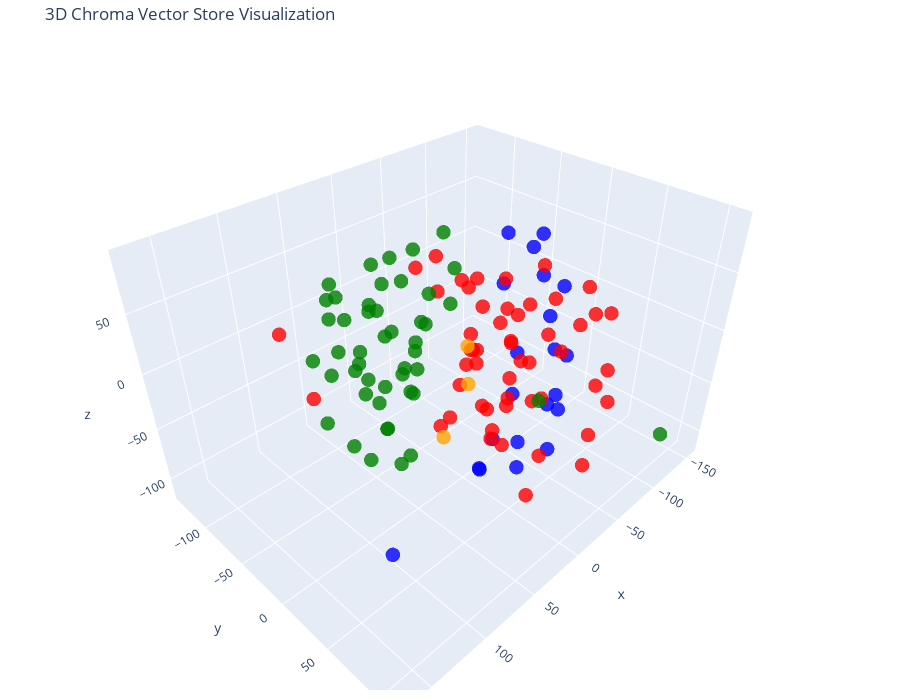

This figure's notebook cell:
### Code cell
# Visualize this in 3D 
tsne = TSNE(n_components=3, random_state=42)
reduced_vectors = tsne.fit_transform(vectors)

# Create the 3D scatter plot
fig = go.Figure(data=[go.Scatter3d(
    x=reduced_vectors[:, 0],
    y=reduced_vectors[:, 1],
    z=reduced_vectors[:, 2],
    mode='markers',
    marker=dict(size=5, color=colors, opacity=0.8),
    text=[f"Type: {t}<br>Text: {d[:100]}..." for t, d in zip(doc_types, documents)],
    hoverinfo='text'
)])

fig.update_layout(
    title='3D Chroma Vector Store Visualization',
    scene=dict(xaxis_title='x', yaxis_title='y', zaxis_title='z'),
    width=900,
    height=700,
    margin=dict(r=20, b=10, l=10, t=40)
)

fig.show()

### Figure 1 — Plotly figure (JSON) as saved in the notebook; plotly's stock layout.template omitted (floating-point values rounded to 4 significant figures)
{"data": [{"hoverinfo": "text", "marker": {"color": ["blue", "blue", "blue", "blue", "blue", "blue", "blue", "blue", "blue", "blue", "blue", "blue", "blue", "blue", "blue", "blue", "blue", "blue", "blue", "blue", "blue", "red", "red", "red", "red", "red", "red", "red", "red", "red", "red", "red", "red", "red", "red", "red", "red", "red", "red", "red", "red", "red", "red", "red", "red", "red", "red", "red", "red", "red", "red", "red", "red", "red", "red", "red", "red", "red", "red", "red", "red", "red", "red", "red", "red", "red", "red", "red", "red", "red", "red", "red", "red", "orange", "orange", "orange", "green", "green", "green", "green", "green", "green", "green", "green", "green", "green", "green", "green", "green", "green", "green", "green", "green", "green", "green", "green", "green", "green", "green", "green", "green", "green", "green", "green", "green", "green", "green", "green", "green", "green", "green", "green", "green", "green", "green", "green", "green", "green", "green", "green", "green", "green", "green"], "opacity": 0.8, "size": 5}, "mode": "markers", "text": ["Type: products<br>Text: # Product Summary\n\n# Rellm: AI-Powered Enterprise Reinsurance Solution\n\n## Summary\n\nRellm is an inno...", "Type: products<br>Text: ### Seamless Integrations\nRellm's architecture is designed for effortless integration with existing ...", "Type: products<br>Text: ### Regulatory Compliance Tools\nRellm includes built-in compliance tracking features to help organiz...", "Type: products<br>Text: Join the growing number of organizations leveraging Rellm to enhance their reinsurance processes whi...", "Type: products<br>Text: Experience the future of reinsurance with Rellm, where innovation meets reliability. Let Insurellm h...", "Type: products<br>Text: # Product Summary\n\n# Markellm\n\n## Summary\n\nMarkellm is an innovative two-sided marketplace designed ...", "Type: products<br>Text: - **User-Friendly Interface**: Designed with user experience in mind, Markellm features an intuitive...", "Type: products<br>Text: - **Customer Support**: Our dedicated support team is always available to assist both consumers and ...", "Type: products<br>Text: ### For Insurance Companies:\n- **Basic Listing Fee**: $199/month for a featured listing on the platf...", "Type: products<br>Text: ### Q3 2025\n- Initiate a comprehensive marketing campaign targeting both consumers and insurers to i...", "Type: products<br>Text: # Product Summary\n\n# Homellm\n\n## Summary\nHomellm is an innovative home insurance product developed b...", "Type: products<br>Text: ### 2. Dynamic Pricing Model\nWith Homellm's innovative dynamic pricing model, insurance providers ca...", "Type: products<br>Text: ### 5. Multi-Channel Integration\nHomellm seamlessly integrates into existing insurance platforms, pr...", "Type: products<br>Text: - **Basic Tier:** Starting at $5,000/month for small insurers with basic integration features.\n- **S...", "Type: products<br>Text: All tiers include a comprehensive training program and ongoing updates to ensure optimal performance...", "Type: products<br>Text: With Homellm, Insurellm is committed to transforming the landscape of home insurance, ensuring both ...", "Type: products<br>Text: # Product Summary\n\n# Carllm\n\n## Summary\n\nCarllm is an innovative auto insurance product developed by...", "Type: products<br>Text: - **Instant Quoting**: With Carllm, insurance companies can offer near-instant quotes to customers, ...", "Type: products<br>Text: - **Mobile Integration**: Carllm is designed to work seamlessly with mobile applications, providing ...", "Type: products<br>Text: - **Professional Tier**: $2,500/month\n  - For medium-sized companies.\n  - All Basic Tier features pl...", "Type: products<br>Text: ### Q2 2025: Customer Experience Improvements\n- Launch of a new **mobile app** for end-users.\n- Intr...", "Type: contracts<br>Text: # Contract with GreenField Holdings for Markellm\n\n**Effective Date:** November 15, 2023  \n**Contract...", "Type: contracts<br>Text: ## Renewal\n1. **Automatic Renewal**: This contract will automatically renew for sequential one-year ...", "Type: contracts<br>Text: ## Features\n1. **AI-Powered Matching**: Access to advanced algorithms that connect GreenField Holdin...", "Type: contracts<br>Text: ## Support\n1. **Customer Support Access**: The Client will have access to dedicated support through ...", "Type: contracts<br>Text: **Signatures:**  \n_________________________                           _________________________  \n**...", "Type: contracts<br>Text: # Contract with Apex Reinsurance for Rellm: AI-Powered Enterprise Reinsurance Solution\n\n## Terms\n\n1....", "Type: contracts<br>Text: ## Renewal\n\n1. **Automatic Renewal**: This Agreement will automatically renew for successive one-yea...", "Type: contracts<br>Text: 2. **Seamless Integrations**: The architecture of Rellm allows for easy integration with existing sy...", "Type: contracts<br>Text: 1. **Technical Support**: Provider shall offer dedicated technical support to the Client via phone, ...", "Type: contracts<br>Text: **Insurellm, Inc.**  \n_____________________________  \nAuthorized Signature   \nDate: ________________...", "Type: contracts<br>Text: # Contract with Greenstone Insurance for Homellm\n\n---\n\n## Terms\n\n1. **Parties**: This Contract (\"Agr...", "Type: contracts<br>Text: 4. **Payment Terms**: \n   - The Customer shall pay an amount of $10,000 per month for the Standard T...", "Type: contracts<br>Text: ---\n\n## Features\n\n- **AI-Powered Risk Assessment**: Customer will have access to enhanced risk evalu...", "Type: contracts<br>Text: - **Customer Portal**: A dedicated portal will be provided, allowing the Customer's clients to manag...", "Type: contracts<br>Text: ______________________________  \n[Name], [Title]  \nDate: ______________________\n\n**For Greenstone In...", "Type: contracts<br>Text: # Contract with Roadway Insurance Inc. for Carllm\n\n---\n\n## Terms\n\n1. **Agreement Effective Date**: T...", "Type: contracts<br>Text: ---\n\n## Renewal\n\n1. **Automatic Renewal**: This agreement will automatically renew for an additional...", "Type: contracts<br>Text: ---\n\n## Features\n\n1. **Access to Core Features**: Roadway Insurance Inc. will have access to all Pro...", "Type: contracts<br>Text: ---\n\n## Support\n\n1. **Technical Support**: Roadway Insurance Inc. will receive priority technical su...", "Type: contracts<br>Text: # Contract with Stellar Insurance Co. for Rellm\n\n## Terms\nThis contract is made between **Insurellm*...", "Type: contracts<br>Text: ### Termination\nEither party may terminate this agreement with a **30-day written notice**. In the e...", "Type: contracts<br>Text: ## Features\nStellar Insurance Co. will receive access to the following features of the Rellm product...", "Type: contracts<br>Text: ## Support\nInsurellm provides Stellar Insurance Co. with the following support services:\n\n- **24/7 T...", "Type: contracts<br>Text: # Contract with TechDrive Insurance for Carllm\n\n**Contract Date:** October 1, 2024  \n**Contract Dura...", "Type: contracts<br>Text: ## Renewal\n\n1. **Automatic Renewal**: This contract shall automatically renew for additional one-yea...", "Type: contracts<br>Text: ## Support\n\n1. **Customer Support**: Insurellm will provide 24/7 customer support to TechDrive Insur...", "Type: contracts<br>Text: **TechDrive Insurance Representative:**  \nName: Sarah Johnson  \nTitle: Operations Director  \nDate: _...", "Type: contracts<br>Text: # Contract with Belvedere Insurance for Markellm\n\n## Terms\nThis Contract (\"Agreement\") is made and e...", "Type: contracts<br>Text: ## Renewal\n1. **Renewal Terms**: This Agreement may be renewed for additional one-year terms upon mu...", "Type: contracts<br>Text: ## Features\n1. **AI-Powered Matching**: Belvedere Insurance will benefit from Markellm's AI-powered ...", "Type: contracts<br>Text: ## Support\n1. **Technical Support**: Technical support will be available from 9 AM to 7 PM EST, Mond...", "Type: contracts<br>Text: **Belvedere Insurance**  \nSignature: ______________________  \nName: [Authorized Signatory]  \nTitle: ...", "Type: contracts<br>Text: # Contract with Velocity Auto Solutions for Carllm\n\n**Contract Date:** October 1, 2023  \n**Contract ...", "Type: contracts<br>Text: ## Renewal\n\n1. **Automatic Renewal**: This contract will automatically renew for successive 12-month...", "Type: contracts<br>Text: ## Support\n\n1. **Customer Support**: Velocity Auto Solutions will have access to Insurellm’s custome...", "Type: contracts<br>Text: # Contract with GreenValley Insurance for Homellm\n\n**Contract Date:** October 6, 2023  \n**Contract N...", "Type: contracts<br>Text: 4. **Confidentiality:** Both parties agree to maintain the confidentiality of proprietary informatio...", "Type: contracts<br>Text: 1. **AI-Powered Risk Assessment:** Access to advanced AI algorithms for real-time risk evaluations.\n...", "Type: contracts<br>Text: 3. **Regular Updates:** Insurellm will offer ongoing updates and enhancements to the Homellm platfor...", "Type: contracts<br>Text: # Contract with EverGuard Insurance for Rellm: AI-Powered Enterprise Reinsurance Solution\n\n**Contrac...", "Type: contracts<br>Text: 4. **Usage Rights**: EverGuard Insurance is granted a non-exclusive, non-transferable license to acc...", "Type: contracts<br>Text: 1. **Core Functionality**: Rellm provides EverGuard Insurance with advanced AI-driven analytics, sea...", "Type: contracts<br>Text: 1. **Customer Support**: Insurellm will provide EverGuard Insurance with 24/7 customer support, incl...", "Type: contracts<br>Text: ---\n\n**Signatures**  \n**For Insurellm**: __________________________  \n**Name**: John Smith  \n**Title...", "Type: contracts<br>Text: # Contract with BrightWay Solutions for Markellm\n\n**Contract Date:** October 5, 2023  \n**Contract ID...", "Type: contracts<br>Text: 3. **Service Level Agreement (SLA):**  \n   Insurellm commits to a 99.9% uptime for the platform with...", "Type: contracts<br>Text: 2. **Real-Time Quote Availability:**  \n   Consumers sourced via BrightWay Solutions will receive rea...", "Type: contracts<br>Text: 3. **Training and Onboarding:**  \n   Insurellm agrees to provide one free training session on how to...", "Type: contracts<br>Text: # Contract with Pinnacle Insurance Co. for Homellm\n\n## Terms\nThis contract (\"Contract\") is entered i...", "Type: contracts<br>Text: ## Renewal\n1. **Renewal Terms**: At the end of the initial term, this Contract shall automatically r...", "Type: contracts<br>Text: ## Features\n1. **AI-Powered Risk Assessment**: Utilized for tailored underwriting decisions specific...", "Type: contracts<br>Text: ## Support\n1. **Technical Support**: Insurellm shall provide 24/7 technical support via an email and...", "Type: company<br>Text: # Overview of Insurellm\n\nInsurellm is an innovative insurance tech firm with 200 employees across th...", "Type: company<br>Text: # Careers at Insurellm\n\nInsurellm is hiring! We are looking for talented software engineers, data sc...", "Type: company<br>Text: # About Insurellm\n\nInsurellm was founded by Avery Lancaster in 2015 as an insurance tech startup des...", "Type: employees<br>Text: # HR Record\n\n# Alex Chen\n\n## Summary\n- **Date of Birth:** March 15, 1990  \n- **Job Title:** Backend ...", "Type: employees<br>Text: ## Annual Performance History\n- **2020:**  \n  - Completed onboarding successfully.  \n  - Met expecta...", "Type: employees<br>Text: ## Compensation History\n- **2020:** Base Salary: $80,000  \n- **2021:** Base Salary Increase to $90,0...", "Type: employees<br>Text: Alex Chen continues to be a vital asset at Insurellm, contributing significantly to innovative backe...", "Type: employees<br>Text: # HR Record\n\n# Oliver Spencer\n\n## Summary\n- **Date of Birth**: May 14, 1990  \n- **Job Title**: Backe...", "Type: employees<br>Text: ## Annual Performance History\n- **2018**: **3/5** - Adaptable team player but still learning to take...", "Type: employees<br>Text: ## Compensation History\n- **March 2018**: Initial salary of $80,000.\n- **July 2019**: Salary increas...", "Type: employees<br>Text: # HR Record\n\n# Emily Tran\n\n## Summary\n- **Date of Birth:** March 18, 1991  \n- **Job Title:** Digital...", "Type: employees<br>Text: - **January 2017 - May 2018**: Marketing Intern  \n  - Supported the Marketing team by collaborating ...", "Type: employees<br>Text: - **2021**:  \n  - Performance Rating: Meets Expectations  \n  - Key Achievements: Contributed to the ...", "Type: employees<br>Text: - **Professional Development Goals**:  \n  - Emily Tran aims to become a Marketing Manager within the...", "Type: employees<br>Text: # HR Record\n\n# Jordan Blake\n\n## Summary\n- **Date of Birth:** March 15, 1993  \n- **Job Title:** Sales...", "Type: employees<br>Text: ## Annual Performance History\n- **2021:** First year at Insurellm; achieved 90% of monthly targets. ...", "Type: employees<br>Text: ## Other HR Notes\n- Jordan has shown an interest in continuing education, actively participating in ...", "Type: employees<br>Text: # Avery Lancaster\n\n## Summary\n- **Date of Birth**: March 15, 1985  \n- **Job Title**: Co-Founder & Ch...", "Type: employees<br>Text: - **2010 - 2013**: Business Analyst at Edge Analytics  \n  Prior to joining Innovate, Avery worked as...", "Type: employees<br>Text: - **2018**: **Exceeds Expectations**  \n  Under Avery’s pivoted vision, Insurellm launched two new su...", "Type: employees<br>Text: - **2022**: **Satisfactory**  \n  Avery focused on rebuilding team dynamics and addressing employee c...", "Type: employees<br>Text: ## Compensation History\n- **2015**: $150,000 base salary + Significant equity stake  \n- **2016**: $1...", "Type: employees<br>Text: ## Other HR Notes\n- **Professional Development**: Avery has actively participated in leadership trai...", "Type: employees<br>Text: # HR Record\n\n# Maxine Thompson\n\n## Summary\n- **Date of Birth:** January 15, 1991  \n- **Job Title:** ...", "Type: employees<br>Text: ## Insurellm Career Progression\n- **January 2017 - October 2018**: **Junior Data Engineer**  \n  * Ma...", "Type: employees<br>Text: ## Annual Performance History\n- **2017**: *Meets Expectations*  \n  Maxine showed potential in her ro...", "Type: employees<br>Text: - **2021**: *Exceeds Expectations*  \n  Maxine spearheaded the transition to a new data warehousing s...", "Type: employees<br>Text: ## Compensation History\n- **2017**: $70,000 (Junior Data Engineer)  \n- **2018**: $75,000 (Junior Dat...", "Type: employees<br>Text: # Samantha Greene\n\n## Summary\n- **Date of Birth:** October 14, 1990\n- **Job Title:** HR Generalist\n-...", "Type: employees<br>Text: ## Annual Performance History\n- **2020:** Exceeds Expectations  \n  Samantha Greene demonstrated exce...", "Type: employees<br>Text: ## Compensation History\n- **2020:** Base Salary - $55,000  \n  The entry-level salary matched industr...", "Type: employees<br>Text: - **2023:** Base Salary - $70,000  \n  Recognized for substantial improvement in employee relations m...", "Type: employees<br>Text: # HR Record\n\n# Alex Thomson\n\n## Summary\n- **Date of Birth:** March 15, 1995  \n- **Job Title:** Sales...", "Type: employees<br>Text: ## Annual Performance History  \n- **2022** - Rated as \"Exceeds Expectations.\" Alex Thomson achieved ...", "Type: employees<br>Text: ## Other HR Notes\n- Alex Thomson is an active member of the Diversity and Inclusion committee at Ins...", "Type: employees<br>Text: # HR Record\n\n# Samuel Trenton\n\n## Summary\n- **Date of Birth:** April 12, 1989  \n- **Job Title:** Sen...", "Type: employees<br>Text: ## Annual Performance History\n- **2023:** Rating: 4.5/5  \n  *Samuel exceeded expectations, successfu...", "Type: employees<br>Text: ## Compensation History\n- **2023:** Base Salary: $115,000 + Bonus: $15,000  \n  *Annual bonus based o...", "Type: employees<br>Text: - **Engagement in Company Culture:** Regularly participates in team-building events and contributes ...", "Type: employees<br>Text: # HR Record\n\n# Alex Harper\n\n## Summary\n- **Date of Birth**: March 15, 1993  \n- **Job Title**: Sales ...", "Type: employees<br>Text: ## Annual Performance History  \n- **2021**:  \n  - **Performance Rating**: 4.5/5  \n  - **Key Achievem...", "Type: employees<br>Text: - **2022**:  \n  - **Base Salary**: $65,000 (Promotion to Senior SDR)  \n  - **Bonus**: $13,000 (20% o...", "Type: employees<br>Text: # HR Record\n\n# Jordan K. Bishop\n\n## Summary\n- **Date of Birth:** March 15, 1990\n- **Job Title:** Fro...", "Type: employees<br>Text: ## Annual Performance History\n- **2019:** Exceeds Expectations - Continuously delivered high-quality...", "Type: employees<br>Text: ## Compensation History\n- **June 2018:** Starting Salary - $85,000\n- **June 2019:** Salary Increase ...", "Type: employees<br>Text: ## Other HR Notes\n- Jordan K. Bishop has been an integral part of club initiatives, including the In...", "Type: employees<br>Text: # HR Record\n\n# Emily Carter\n\n## Summary\n- **Date of Birth:** August 12, 1990  \n- **Job Title:** Acco...", "Type: employees<br>Text: - **2017-2019:** Marketing Intern  \n  - Assisted with market research and campaign development for s...", "Type: employees<br>Text: ## Compensation History\n| Year | Base Salary | Bonus         | Total Compensation |\n|------|--------...", "Type: employees<br>Text: Emily Carter exemplifies the kind of talent that drives Insurellm's success and is an invaluable ass..."], "type": "scatter3d", "x": [-5.905, -24.46, -55.64, -31.85, 19.41, 4.813, -3.395, 7.491, -11.36, -9.74, -56.04, 23.6, -41.3, -83.78, -58.25, -28.12, 22.83, 24.63, 52.59, 168.6, -36.44, 25.98, -79.81, -35.72, -19.71, 27.29, -32.68, -38.77, 0.005038, -14.42, 15.87, -71.75, -101.8, -77.93, 68.78, 50.03, -101.5, -103.6, -4.01, 129.5, -55.7, -67.63, -31.17, -27.05, -90.25, -93.2, -62.08, -72.25, 15.42, -99.66, 27.08, -31.26, 28.81, -74.71, 52.67, -47.36, -72.46, -48.25, -53.69, -36.9, -12.88, -35.77, 83.32, -7.085, 20.79, -61.5, 64.64, 37.88, 56.7, -60.82, -103.7, -36.27, -30.25, 13.71, -2.702, 13.81, 118.6, 68.23, -83.31, 1.623, -16.63, 66.82, 74.43, 11.58, -7.446, 45.61, 8.463, 3.677, 37.77, -21.01, -12.74, 3.227, 10.89, -12.62, 83.4, 5.083, 43.31, 45.81, 49.79, 36.78, 58.79, 49.22, 80.94, 72.7, 64.61, -154.2, 55.52, 25.56, 25.51, 78.63, 70.01, 102.2, 28.44, 58.99, 97.24, 11.3, 62.97, 91.53, 0.955, 10.41, 100.7, 42.36, -17.71], "y": [49.32, 64.33, 47.58, 49.77, 35.18, 50.16, 74.37, 88.2, 80.68, 40.6, 23.29, 97.26, 23.89, -0.8591, -13.47, 9.864, 49.38, 73.81, 64.13, 109.5, 52.87, 29.62, 55.4, 101.5, 107.6, 34.81, 12.13, -10.75, 75.96, -18.72, 17.03, -24.99, -10.74, -136.2, 44.11, 22.71, -1.148, 27.44, 108.0, -36.14, 16.35, 36.99, 48.73, 20.89, -31.08, -39.57, -52.22, -58.81, 54.93, 34.5, 64.41, 51.1, -0.2573, -7.06, 104.8, -31.58, 0.1011, 8.195, 79.31, -17.32, 16.85, 12.05, -77.4, 12.04, 5.22, -63.05, 84.5, 92.56, 54.54, -19.3, 53.79, 89.44, -15.99, -8.595, -0.2875, 16.67, -0.5111, 13.28, 8.067, -13.71, -86.63, -12.52, 15.03, -66.43, -29.74, -36.06, -44.38, -103.8, -11.89, -63.86, -50.9, -53.99, -80.17, -81.53, -30.42, -40.86, -96.16, -57.36, -32.53, -56.89, -50.39, -91.77, -34.78, -63.56, -74.53, 87.88, 1.201, -24.29, -77.36, -19.49, -33.59, -34.72, -113.9, -12.24, -51.43, -76.69, -3.053, -12.15, -53.07, -89.84, 9.74, -46.89, -28.67], "z": [-56.78, 73.81, -54.93, 41.51, -77.01, -5.818, -6.085, 15.39, 33.57, 17.38, 53.67, -15.57, 81.55, 68.59, 73.75, 52.69, -36.51, -46.16, -35.23, 9.602, 13.12, 31.4, 24.65, -6.838, 31.06, 88.14, -99.13, -78.15, 79.36, -44.52, 70.04, 25.87, 31.63, -9.043, -0.8518, 83.16, -29.12, -7.945, -40.67, 60.95, -25.91, -11.56, -30.17, -23.96, -46.36, -17.01, -33.97, -57.82, 45.41, 30.96, 10.48, -85.41, 91.33, -45.61, -31.77, -46.55, 12.64, 17.19, -14.1, 18.39, -77.48, -60.18, -37.12, -44.21, -43.5, 13.54, 17.24, 29.42, 47.22, -7.558, 14.29, -44.25, -17.4, -75.32, 6.619, -10.13, 42.31, -46.03, -83.39, 38.67, 21.01, -37.83, 28.74, 59.46, 85.81, 63.28, 72.99, 0.407, 23.52, -10.96, 25.73, -62.48, -65.54, -59.1, 53.77, 12.88, -22.76, -28.12, -59.44, -55.43, -3.55, 42.19, -59.35, 50.51, 26.56, -115.0, -2.958, -11.88, 14.93, -3.84, 20.45, -24.99, 13.43, 41.75, 17.4, -13.76, -68.02, 26.23, -21.32, 44.6, -31.67, 36.09, 54.22]}], "layout": {"height": 700, "margin": {"b": 10, "l": 10, "r": 20, "t": 40}, "scene": {"xaxis": {"title": {"text": "x"}}, "yaxis": {"title": {"text": "y"}}, "zaxis": {"title": {"text": "z"}}}, "title": {"text": "3D Chroma Vector Store Visualization"}, "width": 900}}
